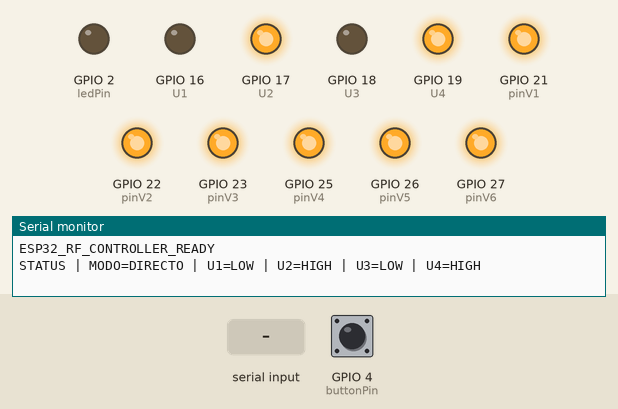
A sketch run on a simulated ESP32. Shown: output pins drawn as LEDs (lit = HIGH), the last lines printed to the serial monitor. Inputs (shaded band) come from the test bench; at power-on: GPIO 4 (buttonPin) HIGH.

Above: at 2.9 s.
3.0 s: GPIO 4 (buttonPin) pulled LOW for 0.15 s
At 4.1 s:
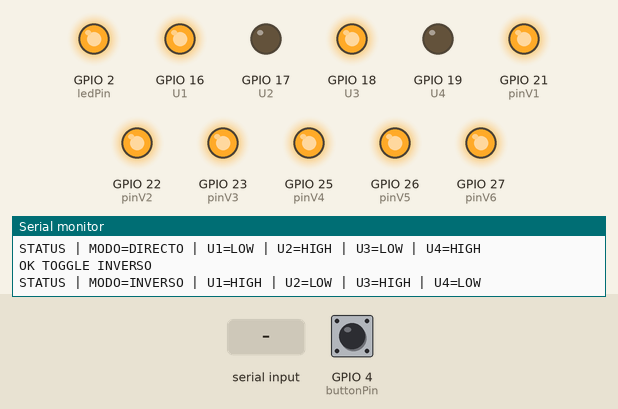
4.6 s: "5\n" received over Serial
At 5.3 s:
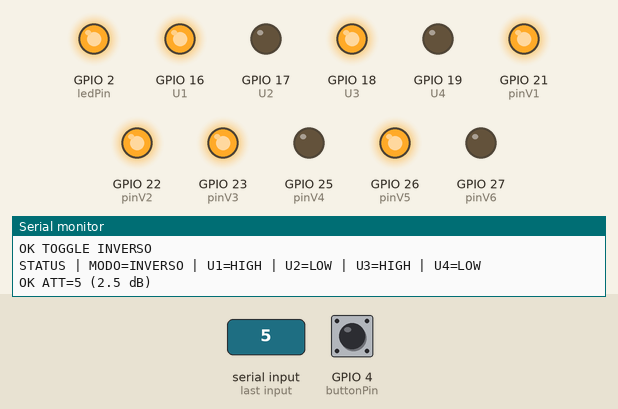
6.1 s: "DIRECTO\n" received over Serial
At 6.4 s:
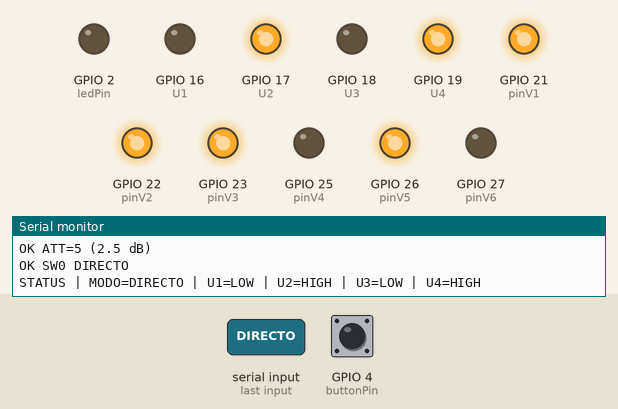
7.6 s: "M ,45\n" received over Serial
At 8.8 s:
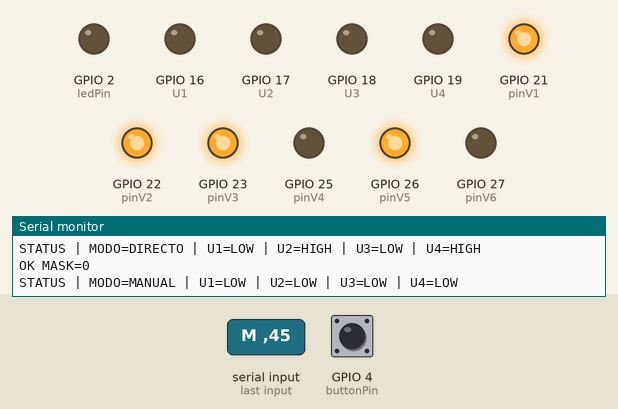
9.1 s: "U1 90\n" received over Serial
At 9.9 s:
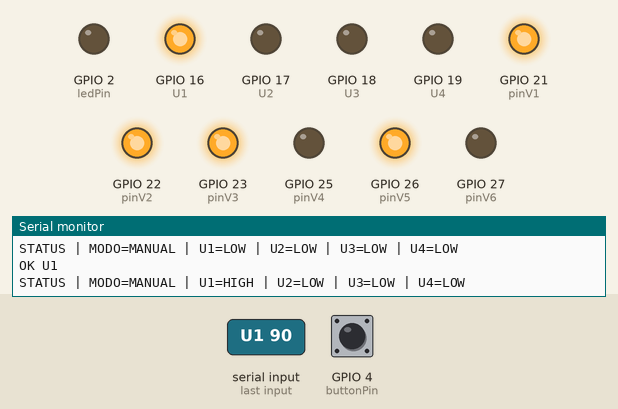
10.6 s: "U2 90\n" received over Serial
At 11.1 s:
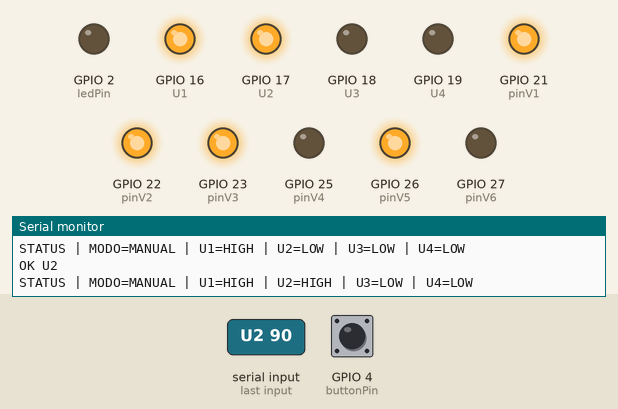
Timing chart, 0 to 13.1 s (numbered marks = the images above; inputs shaded):
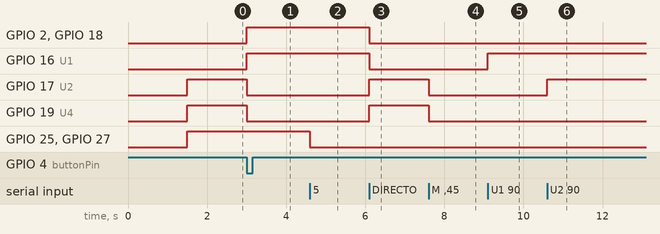

The sketch:

control_rf_atenuador_esp32.ino
```cpp
#include <Arduino.h>

// Pines de control de los 4 switches RF
const int U1 = 16;
const int U2 = 17;
const int U3 = 18;
const int U4 = 19;

// Pines del atenuador, si lo estás usando
const int pinV1 = 21; // 16 dB
const int pinV2 = 22; // 8 dB
const int pinV3 = 23; // 4 dB
const int pinV4 = 25; // 2 dB
const int pinV5 = 26; // 1 dB
const int pinV6 = 27; // 0.5 dB

const int ledPin = 2;

// Botón físico opcional para alternar DIRECTO/INVERSO.
// Conecta el botón entre GPIO4 y GND.
const int buttonPin = 4;
bool lastButtonState = HIGH;
unsigned long lastButtonMs = 0;
const unsigned long debounceMs = 180;

// pinMap[0] = 0.5 dB, pinMap[5] = 16 dB
const int pinMap[6] = {pinV6, pinV5, pinV4, pinV3, pinV2, pinV1};

String modo = "DIRECTO";

// Prototipos para evitar problemas de compilación en algunos IDE.
void aplicarDirecto();
void aplicarInverso();
void aplicarMascara(int m);
void imprimirStatus();
void toggleModo();
void setAtenuacion(int pasos);
void pruebaOsciloscopio();
bool esNumero(String s);
void procesarComando(String cmd);

void aplicarDirecto() {
  digitalWrite(U1, LOW);
  digitalWrite(U2, HIGH);
  digitalWrite(U3, LOW);
  digitalWrite(U4, HIGH);

  modo = "DIRECTO";
  digitalWrite(ledPin, LOW);
  delay(200);
}

void aplicarInverso() {
  digitalWrite(U1, HIGH);
  digitalWrite(U2, LOW);
  digitalWrite(U3, HIGH);
  digitalWrite(U4, LOW);

  modo = "INVERSO";
  digitalWrite(ledPin, HIGH);
  delay(200);
}

void aplicarMascara(int m) {
  digitalWrite(U1, (m & 1) ? HIGH : LOW);
  digitalWrite(U2, (m & 2) ? HIGH : LOW);
  digitalWrite(U3, (m & 4) ? HIGH : LOW);
  digitalWrite(U4, (m & 8) ? HIGH : LOW);
  modo = "MANUAL";
  delay(150);
}

void toggleModo() {
  if (modo == "DIRECTO") {
    aplicarInverso();
    Serial.println("OK TOGGLE INVERSO");
  } else {
    aplicarDirecto();
    Serial.println("OK TOGGLE DIRECTO");
  }
  imprimirStatus();
}

void setAtenuacion(int pasos) {
  if (pasos < 0) pasos = 0;
  if (pasos > 63) pasos = 63;

  for (int i = 0; i < 6; i++) {
    bool bitSet = (pasos >> i) & 1;
    digitalWrite(pinMap[i], bitSet ? LOW : HIGH);
  }

  Serial.print("OK ATT=");
  Serial.print(pasos);
  Serial.print(" (");
  Serial.print(pasos * 0.5, 1);
  Serial.println(" dB)");
}

void imprimirStatus() {
  Serial.print("STATUS | MODO=");
  Serial.print(modo);

  Serial.print(" | U1=");
  Serial.print(digitalRead(U1) ? "HIGH" : "LOW");

  Serial.print(" | U2=");
  Serial.print(digitalRead(U2) ? "HIGH" : "LOW");

  Serial.print(" | U3=");
  Serial.print(digitalRead(U3) ? "HIGH" : "LOW");

  Serial.print(" | U4=");
  Serial.println(digitalRead(U4) ? "HIGH" : "LOW");
}

void pruebaOsciloscopio() {
  Serial.println("TEST INICIO");

  aplicarDirecto();
  Serial.println("TEST DIRECTO  U1=LOW U2=HIGH U3=LOW U4=HIGH");
  imprimirStatus();
  delay(1000);

  aplicarInverso();
  Serial.println("TEST INVERSO  U1=HIGH U2=LOW U3=HIGH U4=LOW");
  imprimirStatus();
  delay(1000);

  aplicarDirecto();
  Serial.println("TEST FIN");
  imprimirStatus();
}

bool esNumero(String s) {
  if (s.length() == 0) return false;
  for (size_t i = 0; i < s.length(); i++) {
    if (!isDigit(s.charAt(i))) return false;
  }
  return true;
}

void procesarComando(String cmd) {
  cmd.trim();
  cmd.toUpperCase();

  if (cmd == "") return;

  if (cmd == "PING") {
    Serial.println("PONG");
    return;
  }

  if (cmd == "STATUS" || cmd == "?") {
    imprimirStatus();
    return;
  }

  if (cmd == "SW0" || cmd == "DIRECTO" || cmd == "DIRECT") {
    aplicarDirecto();
    Serial.println("OK SW0 DIRECTO");
    imprimirStatus();
    return;
  }

  if (cmd == "SW1" || cmd == "INVERSO" || cmd == "INVERSE") {
    aplicarInverso();
    Serial.println("OK SW1 INVERSO");
    imprimirStatus();
    return;
  }

  if (cmd == "TOGGLE" || cmd == "T") {
    toggleModo();
    return;
  }

  if (cmd == "TEST") {
    pruebaOsciloscopio();
    return;
  }

  if (cmd.startsWith("M ")) {
    int m = cmd.substring(2).toInt();
    if (m >= 0 && m <= 15) {
      aplicarMascara(m);
      Serial.print("OK MASK=");
      Serial.println(m);
      imprimirStatus();
    } else {
      Serial.println("ERR MASK 0-15");
    }
    return;
  }

  if (cmd.startsWith("U1 ")) {
    digitalWrite(U1, cmd.substring(3).toInt() ? HIGH : LOW);
    modo = "MANUAL";
    Serial.println("OK U1");
    imprimirStatus();
    return;
  }

  if (cmd.startsWith("U2 ")) {
    digitalWrite(U2, cmd.substring(3).toInt() ? HIGH : LOW);
    modo = "MANUAL";
    Serial.println("OK U2");
    imprimirStatus();
    return;
  }

  if (cmd.startsWith("U3 ")) {
    digitalWrite(U3, cmd.substring(3).toInt() ? HIGH : LOW);
    modo = "MANUAL";
    Serial.println("OK U3");
    imprimirStatus();
    return;
  }

  if (cmd.startsWith("U4 ")) {
    digitalWrite(U4, cmd.substring(3).toInt() ? HIGH : LOW);
    modo = "MANUAL";
    Serial.println("OK U4");
    imprimirStatus();
    return;
  }

  if (cmd.startsWith("ATT ")) {
    int pasos = cmd.substring(4).toInt();
    setAtenuacion(pasos);
    return;
  }

  // Compatibilidad con versiones del programa que mandan sólo número.
  if (esNumero(cmd)) {
    int pasos = cmd.toInt();
    setAtenuacion(pasos);
    return;
  }

  if (cmd == "H") {
    digitalWrite(ledPin, HIGH);
    Serial.println("OK LED HIGH");
    return;
  }

  if (cmd == "L") {
    digitalWrite(ledPin, LOW);
    Serial.println("OK LED LOW");
    return;
  }

  Serial.print("ERR COMANDO NO RECONOCIDO: ");
  Serial.println(cmd);
}

void setup() {
  Serial.begin(115200);
  delay(1500);

  pinMode(U1, OUTPUT);
  pinMode(U2, OUTPUT);
  pinMode(U3, OUTPUT);
  pinMode(U4, OUTPUT);

  pinMode(pinV1, OUTPUT);
  pinMode(pinV2, OUTPUT);
  pinMode(pinV3, OUTPUT);
  pinMode(pinV4, OUTPUT);
  pinMode(pinV5, OUTPUT);
  pinMode(pinV6, OUTPUT);

  pinMode(ledPin, OUTPUT);
  pinMode(buttonPin, INPUT_PULLUP);
  lastButtonState = digitalRead(buttonPin);

  // Atenuador en 0 dB al iniciar.
  digitalWrite(pinV1, HIGH);
  digitalWrite(pinV2, HIGH);
  digitalWrite(pinV3, HIGH);
  digitalWrite(pinV4, HIGH);
  digitalWrite(pinV5, HIGH);
  digitalWrite(pinV6, HIGH);

  aplicarDirecto();

  Serial.println("ESP32_RF_CONTROLLER_READY");
  imprimirStatus();
}

void loop() {
  // Botón físico con antirrebote.
  bool currentButtonState = digitalRead(buttonPin);
  unsigned long now = millis();

  if (lastButtonState == HIGH && currentButtonState == LOW && (now - lastButtonMs) > debounceMs) {
    lastButtonMs = now;
    toggleModo();
  }
  lastButtonState = currentButtonState;

  // Comandos por USB/Serial.
  if (Serial.available()) {
    String cmd = Serial.readStringUntil('\n');
    procesarComando(cmd);
  }
}
```

Measured:
- after the input at 3.0 s, GPIO 2 (ledPin), GPIO 16 (U1), GPIO 18 (U3): LOW → HIGH at once; GPIO 17 (U2), GPIO 19 (U4): HIGH → LOW at once
- after the input at 4.6 s, GPIO 25 (pinV4), GPIO 27 (pinV6): HIGH → LOW at once
- after the input at 6.1 s, GPIO 2 (ledPin), GPIO 16 (U1), GPIO 18 (U3): HIGH → LOW at once; GPIO 17 (U2), GPIO 19 (U4): LOW → HIGH at once
- after the input at 7.6 s, GPIO 17 (U2), GPIO 19 (U4): HIGH → LOW at once
- after the input at 9.1 s, GPIO 16 (U1): LOW → HIGH at once
- after the input at 10.6 s, GPIO 17 (U2): LOW → HIGH at once
